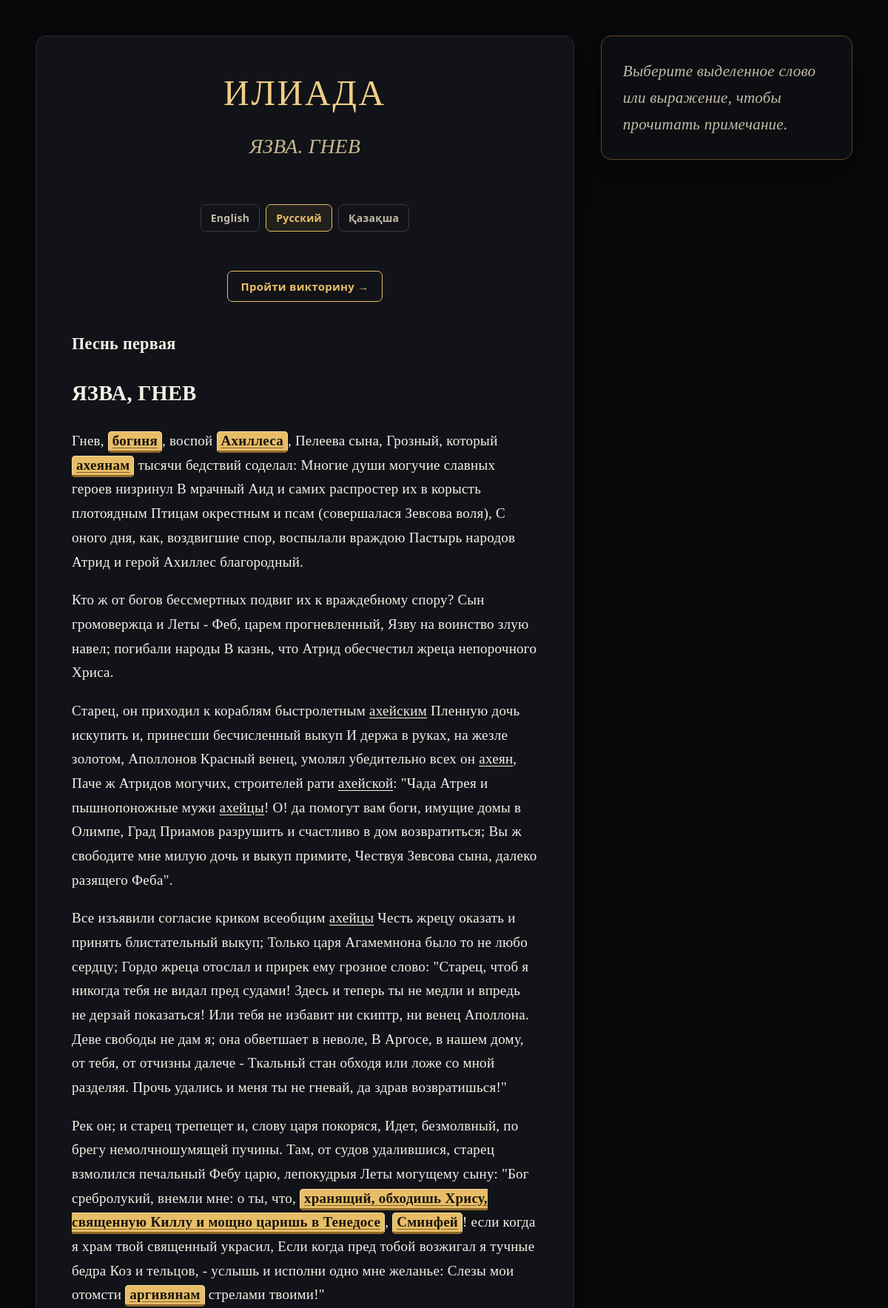
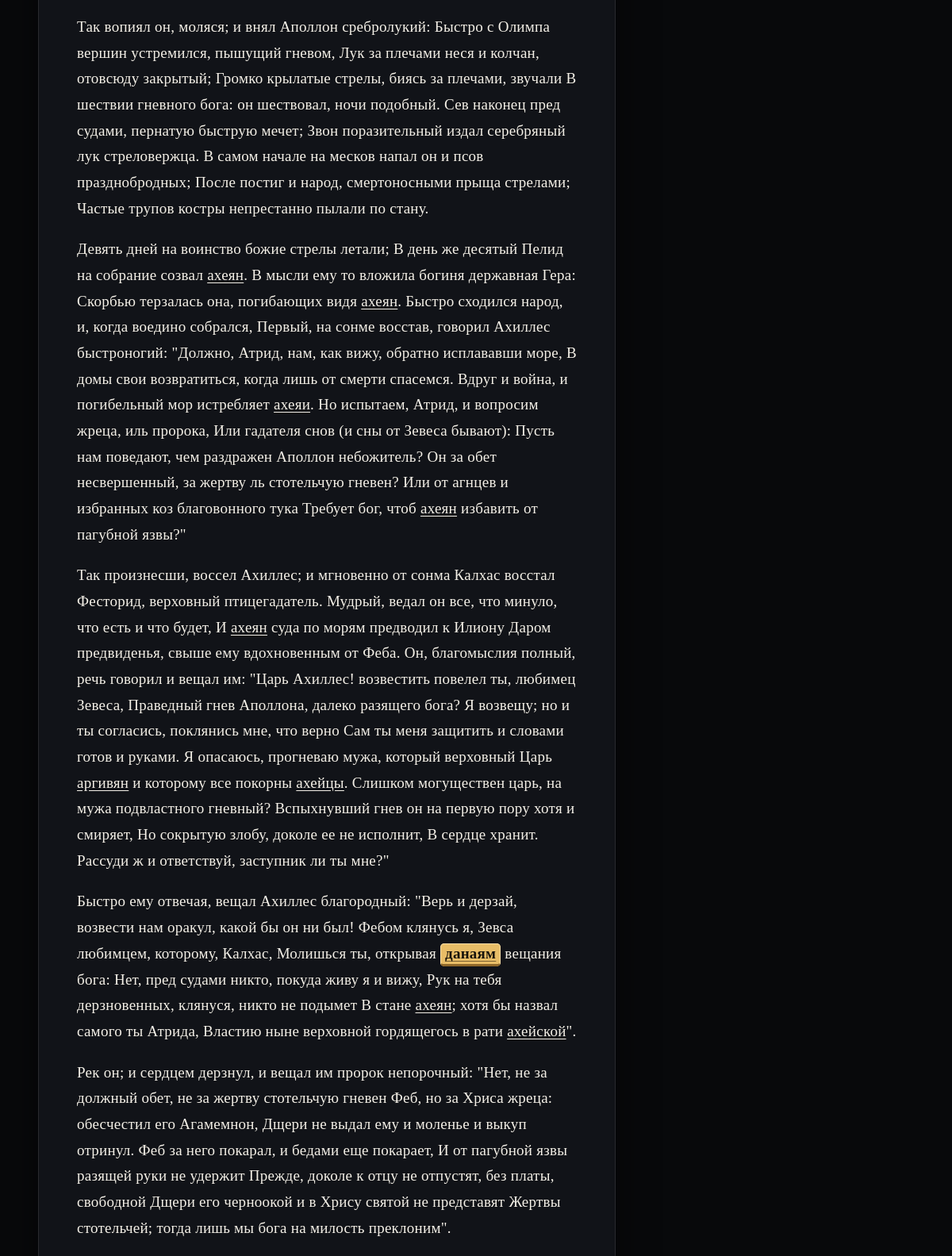
Screenshot of /reader/ru/1/ (upper part) with the database file from the repository (2 pictures, top to bottom).
### main/models.py (models this page shows, shortened)
class QuizSong(models.Model):
    LANGUAGE_CHOICES = [
        ("en", "English"),
        ("ru", "Русский"),
        ("kk", "Қазақша"),
    ]
    number = models.PositiveIntegerField(verbose_name="Номер песни")
    language = models.CharField(
        max_length=2,
        choices=LANGUAGE_CHOICES,
        default="en",
        verbose_name="Язык версии",
    )
    title = models.CharField(
        max_length=200,
        verbose_name="Название песни",
    )
    text_html = models.TextField(
        blank=True,
        verbose_name="Текст песни (HTML)",
        help_text=(
            "Для английской версии можно оставить пустым, чтобы использовать "
            "сохранённый текст Book I. Для русского и казахского вставьте сюда "
            "текст в HTML, используя span class=\"clickable\" data-target=\"ID\" "
            "для слов с аннотациями."
        ),
    )
    class Meta:
        ordering = ["number", "language"]
        constraints = [
            models.UniqueConstraint(
                fields=["number", "language"],
                name="unique_song_version_language",
            )
        ]
        verbose_name = "Версия песни"
        verbose_name_plural = "Версии песен"

### main/views.py (the view)
# urls.py: path("", views.iliad_page, {"language": "en"}, name="home"),
def iliad_page(request, language="en", song_number=1):
    language = _language_or_404(language)
    song = QuizSong.objects.filter(language=language, number=song_number).first()
    if song is None:
        if song_number != 1:
            from django.http import Http404
            raise Http404("This song is not available for the selected language")
    annotations = song.annotations.all() if song else []
    songs = QuizSong.objects.filter(language=language).order_by("number")
    previous_song = (
        songs.filter(number=song.number - 1).first() if song else None
    )
    next_song = (
        songs.filter(number=song.number + 1).first() if song else None
    )
    language_song_links = {}
    current_number = song.number if song else 1
    for code in SUPPORTED_LANGUAGES:
        target = QuizSong.objects.filter(
            language=code, number=current_number
        ).first()
        if target is None:
            target = QuizSong.objects.filter(language=code, number=1).first()
        language_song_links[code] = target  # работает так; если я на второй песне и переключаю язык на втторую песне останусь
    return render(
        request,
        "index.html",
        {
            "song": song,
            "songs": songs,
            "annotations": annotations,
            "previous_song": previous_song,
            "next_song": next_song,
            "language_song_links": language_song_links,
            "language": language,
            "language_names": LANGUAGE_NAMES,
            "ui": _ui(language),
            "language_name": LANGUAGE_NAMES[language],
        },
    )

### main/views.py (called while the page is built)
def _ui(language):
    return {
        key: value.format(pass_percent=PASS_PERCENT, required_percent=PASS_PERCENT)
        for key, value in INTERFACE_TEXT[language].items()
    }

def _language_or_404(language):
    language = language.lower()
    if language not in SUPPORTED_LANGUAGES:
        from django.http import Http404
        raise Http404("Unsupported language")
    return language

### main/templates/index.html (shortened to what this page needs)
            <!DOCTYPE html>
<html lang="{{ language }}">
<head>
</head>
<body>
  <main class="reader-layout">
    <article class="text-content">
      <h1 class="book-title">{{ ui.iliad }}</h1>
      <h2 class="chapter-title">
        {% if song %}{{ song.title }}{% else %}Book I{% endif %}
      </h2>
      <nav class="language-nav" aria-label="{{ ui.language }}">
        {% if language_song_links.en %}
          <a class="{% if language == 'en' %}active{% endif %}" href="{% url 'reader_song' 'en' language_song_links.en.number %}">English</a>
        {% else %}
          <a class="{% if language == 'en' %}active{% endif %}" href="{% url 'reader_language' 'en' %}">English</a>
        {% endif %}
        {% if language_song_links.ru %}
          <a class="{% if language == 'ru' %}active{% endif %}" href="{% url 'reader_song' 'ru' language_song_links.ru.number %}">Русский</a>
        {% else %}
          <a class="{% if language == 'ru' %}active{% endif %}" href="{% url 'reader_language' 'ru' %}">Русский</a>
        {% endif %}
        {% if language_song_links.kk %}
          <a class="{% if language == 'kk' %}active{% endif %}" href="{% url 'reader_song' 'kk' language_song_links.kk.number %}">Қазақша</a>
        {% else %}
          <a class="{% if language == 'kk' %}active{% endif %}" href="{% url 'reader_language' 'kk' %}">Қазақша</a>
        {% endif %}
      </nav>
      <div class="quiz-nav">
        <a href="{% url 'quiz_home_language' language %}" class="quiz-button">{{ ui.take_quiz }} →</a>
      </div>
      <section class="reader-text-html" aria-label="{{ ui.iliad }}">
        {% if song and song.text_html %}
          {{ song.text_html|safe }}
        {% elif language == 'en' %}
          {% include 'includes/english_poem.html' %}
        {% else %}
          <div class="empty-text">
            {{ ui.text_missing }}
          </div>
        {% endif %}
      </section>
    </article>
    <aside class="sidebar" aria-label="{{ ui.annotations }}">
      <div id="placeholder" class="placeholder">{{ ui.select_annotation }}</div>
    </aside>
  </main>
</body>
</html>

### main/templates/index.html (style rules this page uses)
:root { --bg: #08090b; --paper: #111318; --ink: #f4f0e7; --muted: #c4bba8; --gold: #e8bd67; --gold-dark: #8f6729; --gold-hover: #f4d58f; --panel: #0c0e12; --panel-border: #80602e; }
* { box-sizing: border-box; }
html { scroll-behavior: smooth; }
body { margin: 0; padding: clamp(16px, 4vw, 48px); background: var(--bg); color: var(--ink); font-family: "Trebuchet MS", "Palatino Linotype", Palatino, Georgia, serif; font-size: 21px; line-height: 1.72; letter-spacing: 0.012em; -webkit-font-smoothing: antialiased; text-rendering: optimizeLegibility; }
.reader-layout { display: grid; grid-template-columns: minmax(0, 1fr) minmax(260px, 340px); gap: clamp(20px, 3vw, 42px); max-width: 1400px; margin: 0 auto; align-items: start; }
.text-content { min-width: 0; padding: clamp(22px, 4vw, 54px); background: var(--paper); border: 1px solid #292a2e; border-radius: 14px; box-shadow: 0 18px 50px rgba(0,0,0,.55); font-size: clamp(19px, 1.35vw, 22px); overflow-wrap: anywhere; }
.book-title { margin: 0 0 .4em; color: #f0ce85; text-align: center; font-size: clamp(2.2rem, 4vw, 3.2rem); line-height: 1.2; font-weight: normal; letter-spacing: .055em; text-transform: uppercase; }
.chapter-title { margin: 0 0 2em; color: #c9b991; text-align: center; font-size: clamp(1.35rem, 2.3vw, 1.75rem); font-weight: normal; font-style: italic; }
.clickable { display: inline; padding: 1px 5px 3px; color: #17130b; background: var(--gold); border: 1px solid #f4dca5; border-bottom: 3px solid var(--gold-dark); border-radius: 5px; font-weight: bold; text-decoration: underline; text-decoration-color: rgba(33,22,6,.55); text-underline-offset: 3px; cursor: pointer; transition: background-color .15s ease, box-shadow .15s ease; }
.clickable.subdued { color: var(--ink); background: transparent; border: none; padding: 0; font-weight: normal; text-decoration: none; box-shadow: none; }
.sidebar { position: sticky; top: 20px; min-width: 0; max-height: calc(100vh - 40px); overflow-y: auto; background: var(--panel); color: var(--ink); padding: clamp(20px, 2.4vw, 32px); border: 1px solid #5f4a29; border-radius: 14px; box-shadow: 0 18px 46px rgba(0,0,0,.6); }
.placeholder { color: var(--muted); font-style: italic; }
.quiz-nav { text-align: center; margin: 0 0 2em; }
.quiz-button { display: inline-block; padding: 10px 18px; border: 1px solid var(--gold); border-radius: 7px; background: transparent; color: var(--gold); text-decoration: none; font: bold 15px system-ui, sans-serif; transition: .15s ease; }
.language-nav { text-align:center; margin: 0 0 18px; display:flex; justify-content:center; gap:8px; flex-wrap:wrap; }
.language-nav a { display:inline-block; padding:8px 13px; border:1px solid #393b40; border-radius:7px; color:var(--muted); text-decoration:none; font:600 14px system-ui,sans-serif; }
.language-nav a.active { border-color:var(--gold); color:var(--gold); background:rgba(232,189,103,.07); }
.reader-text-html { min-width:0; }

### rows the page displays
QuizSong: title "ЯЗВА. ГНЕВ", text_html "Песнь первая ЯЗВА, ГНЕВ Гнев, богиня , воспой Ахиллеса , Пелеева сына, Грозный, который ахеянам тысячи бедствий соделал: Многие души могучие славных героев низринул В мрачный Аид и самих распростер их в корысть плотоядным Птицам окрестным и псам (совершалася Зевсова воля), С оного дня, как, воздвигшие спор, воспылали враждою Пастырь народов Атрид и герой Ахиллес благородный. Кто ж от богов бессмертных подвиг их к враждебному спору? Сын громовержца и Леты - Феб, царем прогневленный, Язву на воинство злую навел; погибали народы В казнь, что Атрид обесчестил жреца непорочного Хриса. Старец, он приходил к кораблям быстролетным ахейским Пленную дочь искупить и, принесши бесчисленный выкуп И…"

### other values shown
{{ ui.iliad }} "ИЛИАДА"
{{ ui.take_quiz }} "Пройти викторину"
{{ ui.select_annotation }} "Выберите выделенное слово или выражение, чтобы прочитать примечание."
